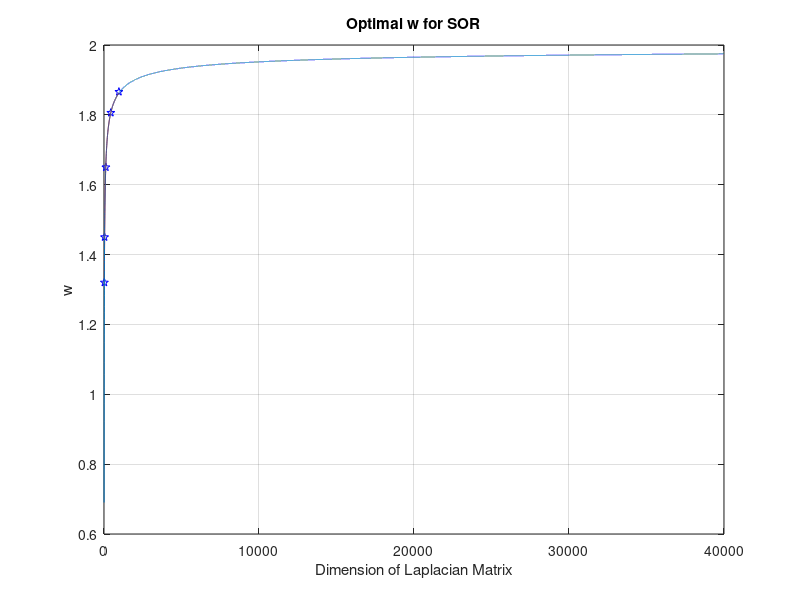

Write MATLAB code to recreate this figure.
% Optimal SOR results
dim = [5 6 11 21 31];
dim2 = dim.*dim;
w = [1.32 1.45 1.65 1.806 1.866];

% dim = [6 11 21 31];
% dim2 = dim.*dim;
% w = [1.45 1.65 1.806 1.866];

x = dim2;                                                    % Independent Variable
y = w;                                                    % Dependent Variable
fcn1 = @(b,x) b(1).*exp(b(2).*x.^b(3)) + b(4);                       % Objective Function #1
fcn2 = @(b,x) b(1).*exp(b(2).*x.^b(3));                              % Objective Function #2
SSECF = @(b) sum((y - fcn1(b,x)).^2);                       % Sum-Squared-Error Cost Function (Use ‘fcn2’ Here)
B0 = [1; 1];                                                % Initial Parameter Estimates
options = optimset('MaxFunEvals',100000);
[B,SSE] = fminsearch(SSECF, [1; -0.2; -1; 1],options);                        % Estimate Parameters
xv = linspace(min(x), max(x));
figure(1)
plot(x, y, 'bp')
hold on
plot(xv, fcn1(B,xv), '-r')
%hold off
grid

title('Optimal w for SOR')
xlabel('Dimension of Laplacian Matrix')
ylabel('w')


xa = 5:1:40000;
ya = 13.4523570058092 * exp(-0.206450260650164 * xa.^-0.434163866503769) - 11.4497834449085;
plot(xa,ya)

%
% Final result
%
%  w = 13.4523570058092 * exp(-0.206450260650164 * dim^-0.434163866503769) - 11.4497834449085
%

